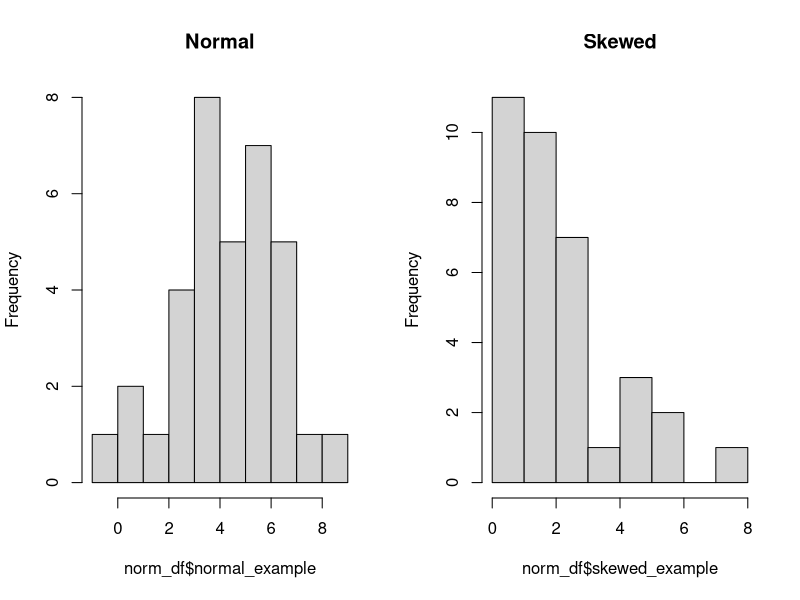
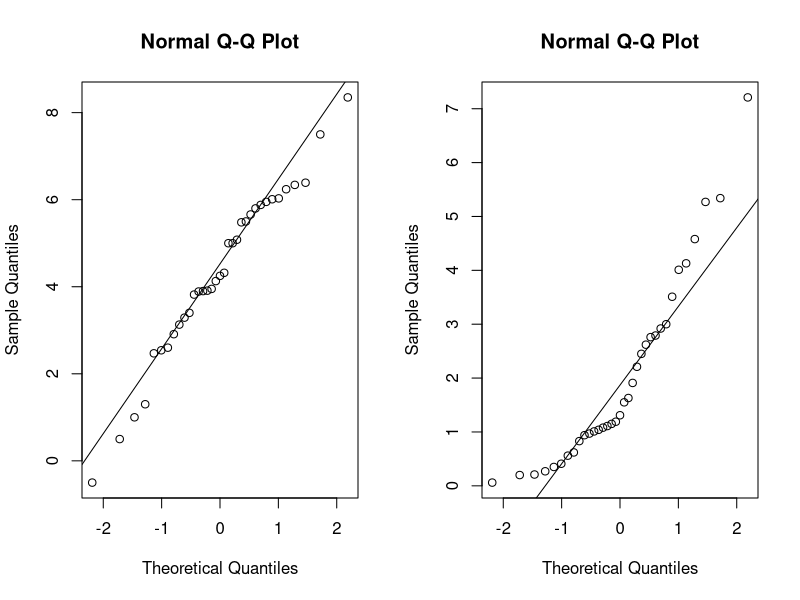
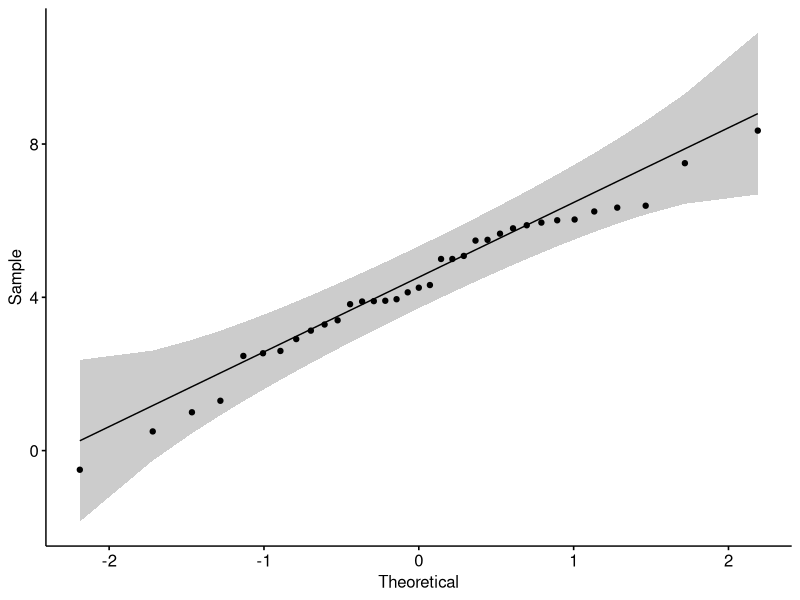
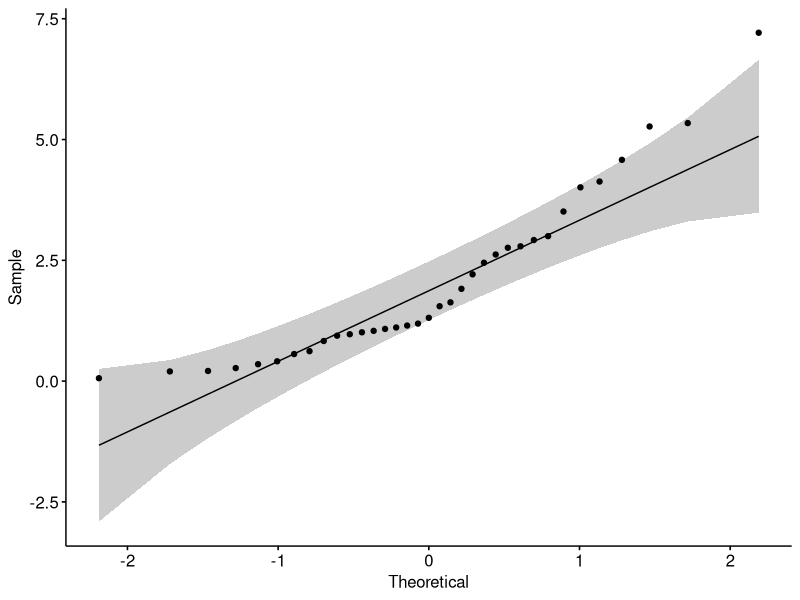
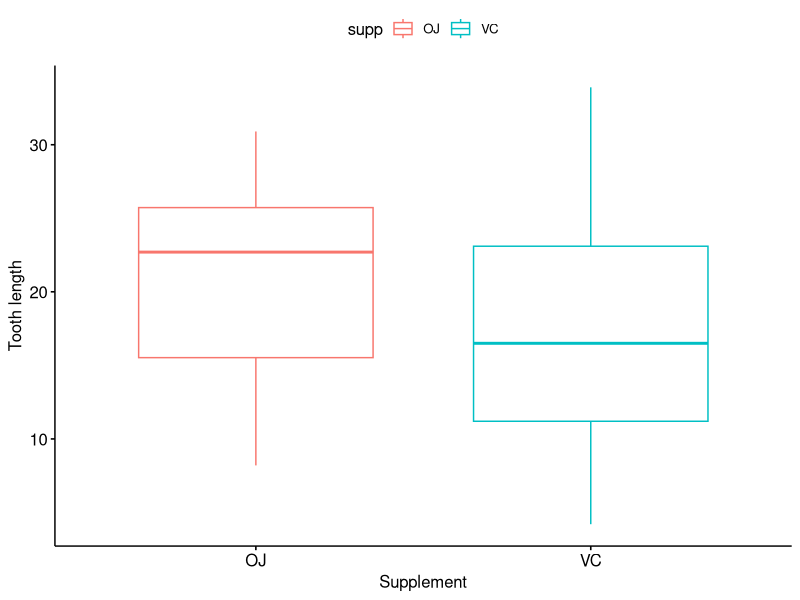
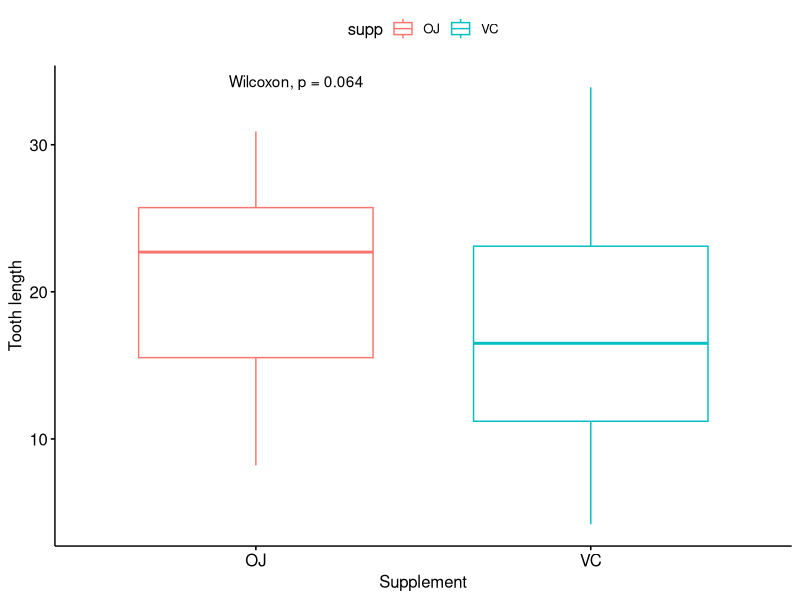
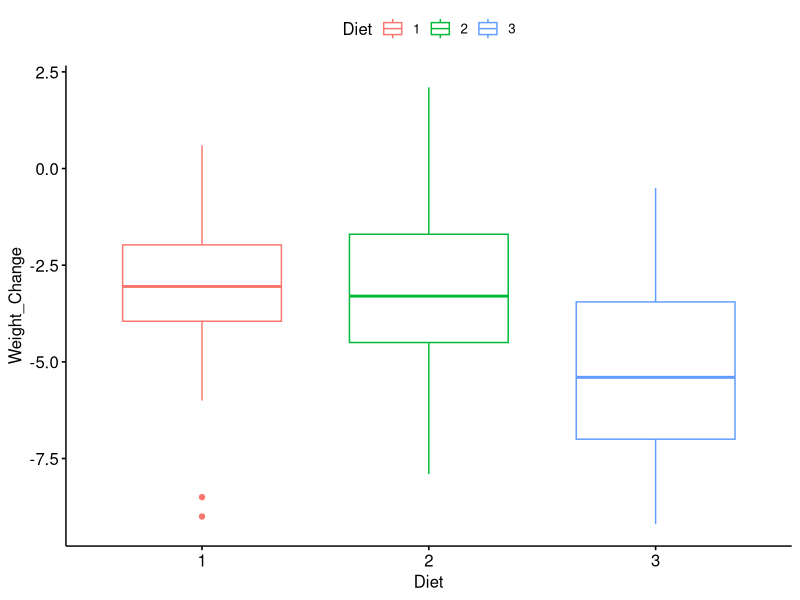
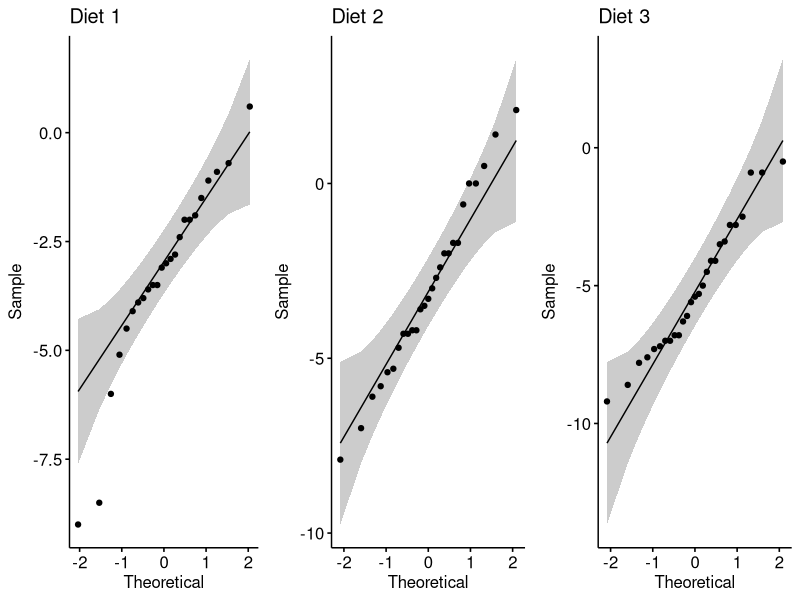

These charts were generated, in order, by the following R code: (Note: this script raises an error after producing the figures.)
## ---- chunk 1
knitr::opts_chunk$set(echo = TRUE)
## ---- chunk 2
norm_df <- read.csv("../data/Normal_R.csv")

head(norm_df, 3)
## ---- chunk 3
par(mfrow = c(1, 2))
hist(norm_df$normal_example, main = "Normal")
hist(norm_df$skewed_example, main = "Skewed")
par(mfrow = c(1, 1))
## ---- chunk 4
par(mfrow = c(1, 2))
qqnorm(norm_df$normal_example)
qqline(norm_df$normal_example)

qqnorm(norm_df$skewed_example)
qqline(norm_df$skewed_example)
par(mfrow = c(1, 1))

# install.packages("ggpubr")
library(ggpubr)

ggqqplot(norm_df, "normal_example")
ggqqplot(norm_df, "skewed_example")
## ---- chunk 5
shapiro.test(norm_df$normal_example)
shapiro.test(norm_df$skewed_example)
## ---- chunk 6
?ToothGrowth
head(ToothGrowth, 3)

# Hypothesis: mean tooth lengths of VC and OJ are different
summary(ToothGrowth$len[ToothGrowth$supp == "VC"])
summary(ToothGrowth$len[ToothGrowth$supp == "OJ"])

g <- ggboxplot(data = ToothGrowth,
               x = "supp", y = "len",
               color = "supp",
               xlab = "Supplement", ylab = "Tooth length")
g

# Normal distribution?
shapiro.test(ToothGrowth$len[ToothGrowth$supp == "VC"])
shapiro.test(ToothGrowth$len[ToothGrowth$supp == "OJ"])

# Wilcox test (Mann-Whitney U test)
wilcox.test(len~supp, data = ToothGrowth)

g + stat_compare_means(method = "wilcox")
## ---- chunk 7
diet_df <- read.csv("../data/Diet_R.csv")

head(diet_df)

# turn categorical variables into factor
diet_df$Diet <- as.factor(diet_df$Diet)
diet_df$gender <- as.factor(diet_df$gender)

# create new variable
diet_df$Weight_Change <- diet_df$weight6weeks - diet_df$pre.weight


summary(diet_df)

g <- ggboxplot(diet_df, x = "Diet", y = "Weight_Change", color = "Diet")
g
## ---- chunk 8
ggarrange(ggqqplot(diet_df[diet_df$Diet == 1, ], "Weight_Change", title = "Diet 1"),
          ggqqplot(diet_df[diet_df$Diet == 2, ], "Weight_Change", title = "Diet 2"),
          ggqqplot(diet_df[diet_df$Diet == 3, ], "Weight_Change", title = "Diet 3"), ncol = 3)

## ---- chunk 9
kruskal.test(Weight_Change~Diet, data = diet_df)
g + stat_compare_means()

pairwise.wilcox.test(diet_df$Weight_Change, diet_df$Diet)
g + stat_compare_means(comparisons = list(c(1, 2), c(1, 3), c(2, 3)), method = "wilcox")
## ---- chunk 10
# install.packages("multtest")
data(golub, package="multtest")

dim(golub)
row.names(golub) <- paste("gene_", 1:nrow(golub), sep="")
golub[1:3,1:4]

# we know that groups are 1:27 vs. 28:38
p_plain <- apply(golub, 1, function(x) t.test(x[1:27], x[28:38])$p.value)

### implementations may be slightly different than in the lecture
?p.adjust
p_bonf <- p.adjust(p_plain, method = "bonferroni")
p_holm <- p.adjust(p_plain, method = "holm")
p_fdr <- p.adjust(p_plain, method = "fdr")

head(sort(p_bonf), 10)
head(sort(p_holm), 10)
head(sort(p_fdr), 10)

sum(p_bonf <= 0.05)
sum(p_holm <= 0.05)
sum(p_fdr <= 0.05) # less conservative
